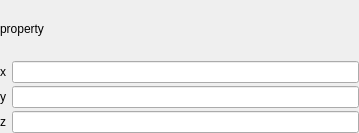
<?xml version="1.0" encoding="UTF-8"?>
<ui version="4.0">
 <class>tVectorEditor</class>
 <widget class="QWidget" name="tVectorEditor">
  <property name="geometry">
   <rect>
    <x>0</x>
    <y>0</y>
    <width>359</width>
    <height>133</height>
   </rect>
  </property>
  <property name="windowTitle">
   <string>Form</string>
  </property>
  <layout class="QVBoxLayout" name="verticalLayout">
   <property name="spacing">
    <number>3</number>
   </property>
   <property name="leftMargin">
    <number>0</number>
   </property>
   <property name="topMargin">
    <number>0</number>
   </property>
   <property name="rightMargin">
    <number>0</number>
   </property>
   <property name="bottomMargin">
    <number>0</number>
   </property>
   <item>
    <widget class="QLabel" name="property">
     <property name="text">
      <string>property</string>
     </property>
    </widget>
   </item>
   <item>
    <widget class="QWidget" name="widget" native="true">
     <layout class="QGridLayout" name="gridLayout">
      <property name="leftMargin">
       <number>0</number>
      </property>
      <property name="topMargin">
       <number>0</number>
      </property>
      <property name="rightMargin">
       <number>0</number>
      </property>
      <property name="bottomMargin">
       <number>0</number>
      </property>
      <property name="horizontalSpacing">
       <number>6</number>
      </property>
      <property name="verticalSpacing">
       <number>3</number>
      </property>
      <item row="1" column="1">
       <widget class="QLineEdit" name="yValue"/>
      </item>
      <item row="2" column="1">
       <widget class="QLineEdit" name="zValue"/>
      </item>
      <item row="0" column="1">
       <widget class="QLineEdit" name="xValue"/>
      </item>
      <item row="0" column="0">
       <widget class="QLabel" name="label">
        <property name="text">
         <string>x</string>
        </property>
        <property name="alignment">
         <set>Qt::AlignRight|Qt::AlignTrailing|Qt::AlignVCenter</set>
        </property>
       </widget>
      </item>
      <item row="1" column="0">
       <widget class="QLabel" name="label_2">
        <property name="text">
         <string>y</string>
        </property>
        <property name="alignment">
         <set>Qt::AlignRight|Qt::AlignTrailing|Qt::AlignVCenter</set>
        </property>
       </widget>
      </item>
      <item row="2" column="0">
       <widget class="QLabel" name="label_3">
        <property name="text">
         <string>z</string>
        </property>
        <property name="alignment">
         <set>Qt::AlignRight|Qt::AlignTrailing|Qt::AlignVCenter</set>
        </property>
       </widget>
      </item>
     </layout>
    </widget>
   </item>
  </layout>
 </widget>
 <resources/>
 <connections/>
</ui>
